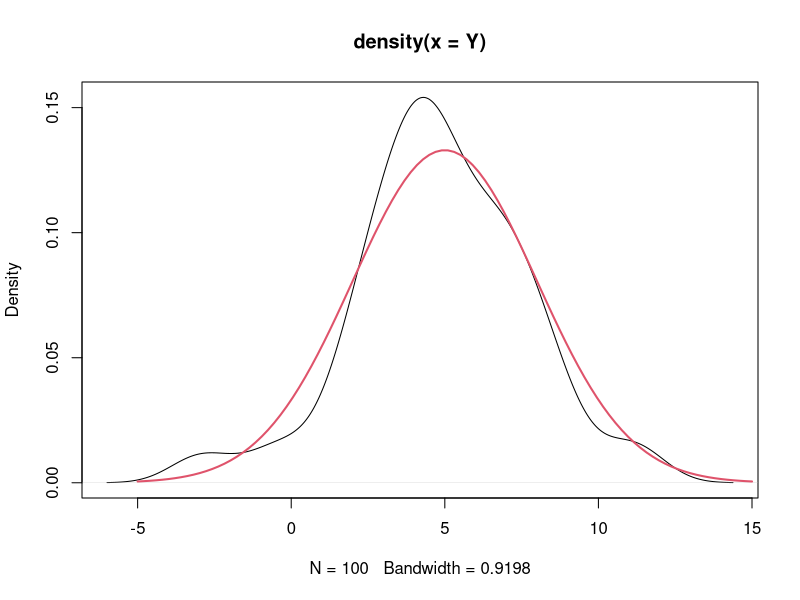
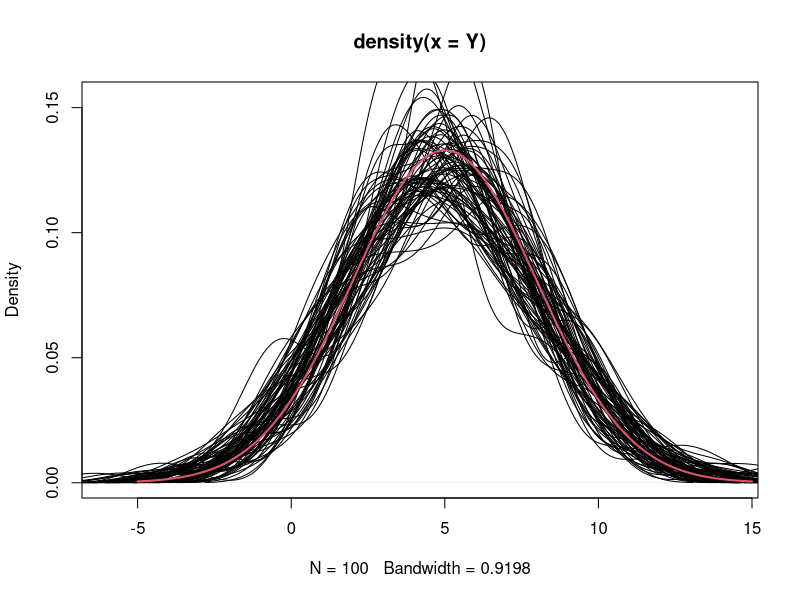
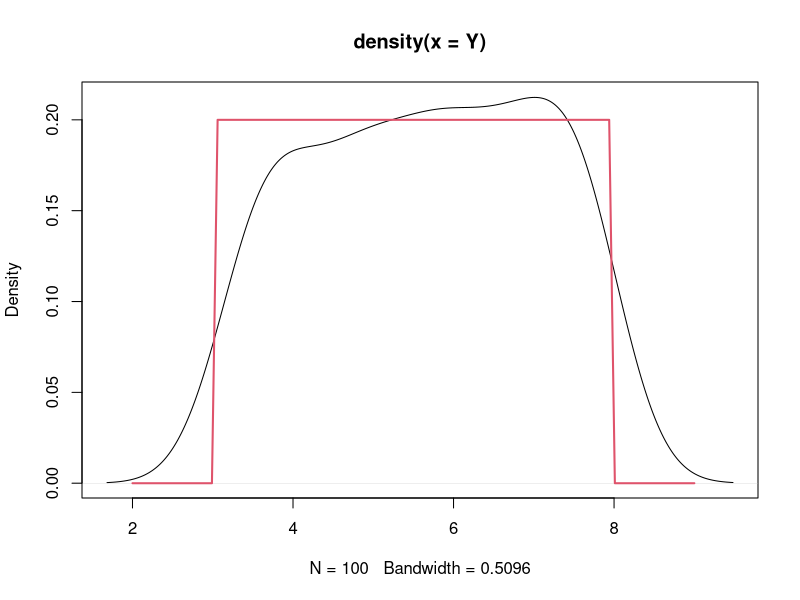
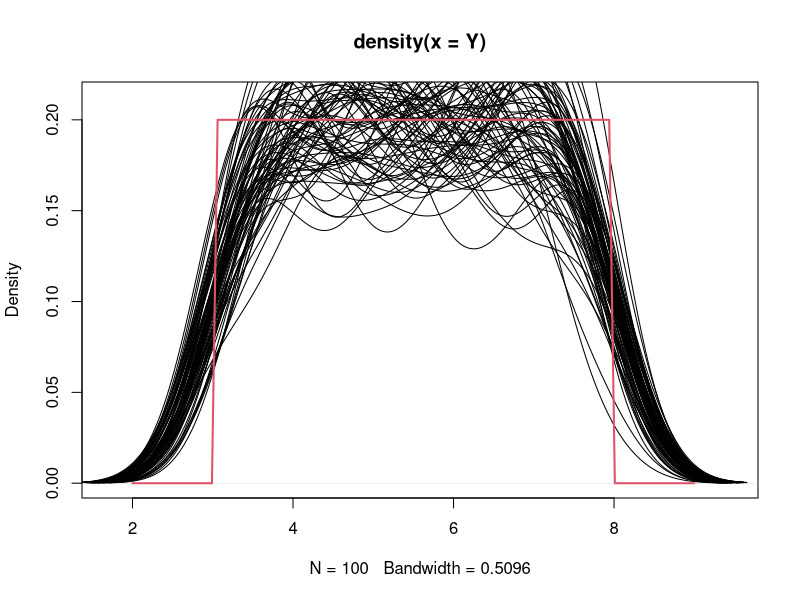
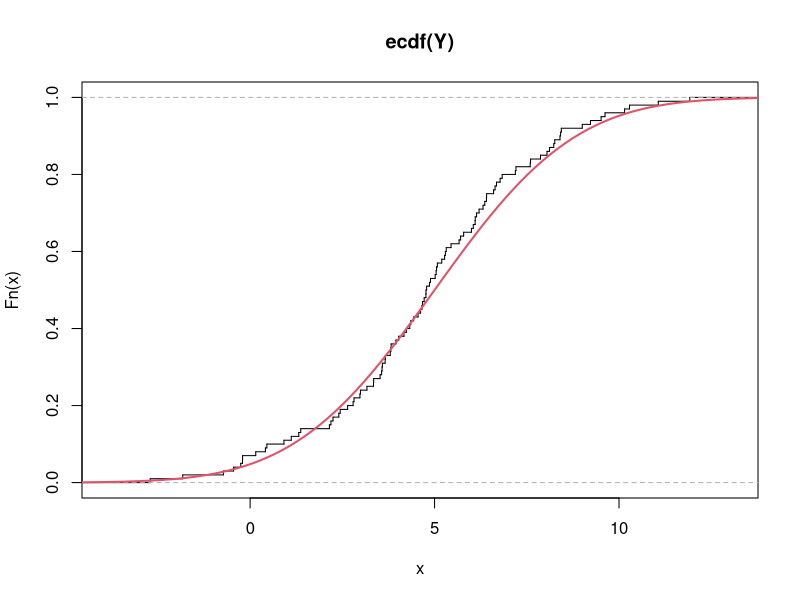
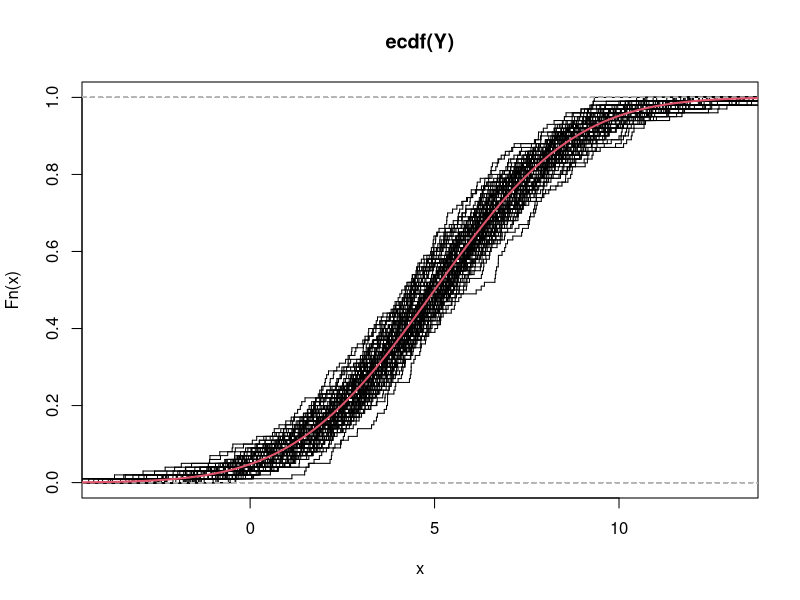
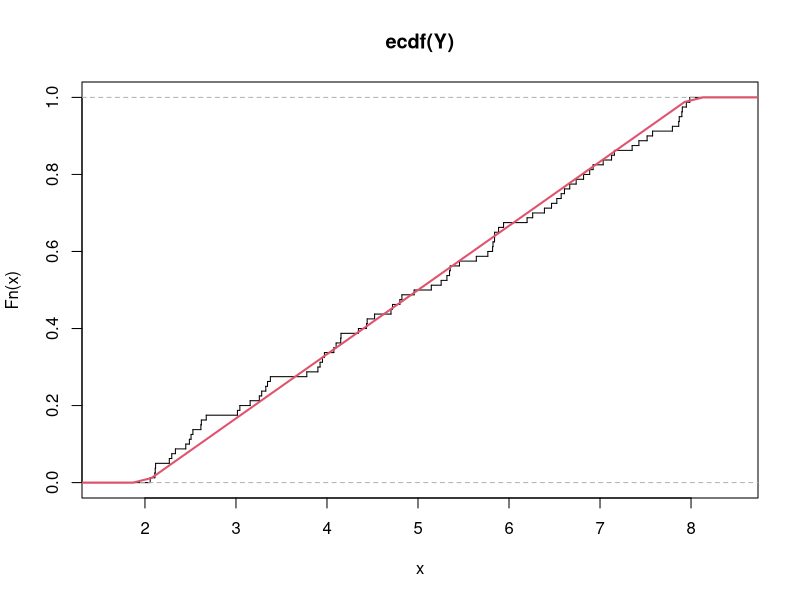
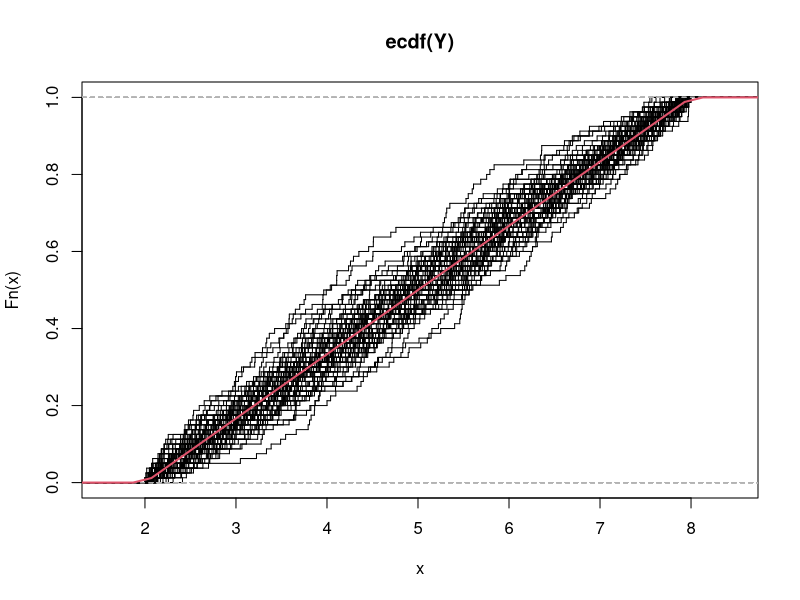

Recreate these plots in R, in order.

# funcionamiento del sesgo y la varianza a nivel funcion --------


# Kernel ------------------------------------------------------------------


# Distribución normal -----------------------------------------------------

tamano_muestral <- 100
media <- 5
desv <- 3
iteraciones <- 75

x <- seq(-5, 15, length.out = 100)

Y <- rnorm(tamano_muestral, media, desv)

estimador_kernel <- density(Y)

plot(estimador_kernel)
lines(x = x, y = dnorm(x, media, desv), col = 2, lwd = 2)



plot(estimador_kernel)
for(i in seq_len(iteraciones)){
  Y <- rnorm(tamano_muestral, media, desv)
  
  estimador_kernel <- density(Y)
  
  lines(estimador_kernel)
  
}
lines(x = x, y = dnorm(x, media, desv), col = 2, lwd = 2)




# Distribucion uniforme ---------------------------------------------------


tamano_muestral <- 100
a <- 3
b <- 8
iteraciones <- 75

x <- seq(2, 9, length.out = 100)

Y <- runif(tamano_muestral, a, b)

estimador_kernel <- density(Y)

plot(estimador_kernel)
lines(x = x, y = dunif(x, a, b), col = 2, lwd = 2)



plot(estimador_kernel)
for(i in seq_len(iteraciones)){
  Y <- runif(tamano_muestral, a, b)
  
  estimador_kernel <- density(Y)
  
  lines(estimador_kernel)
  
}
lines(x = x, y = dunif(x, a, b), col = 2, lwd = 2)



# ECDF --------------------------------------------------------------------

# distribucion normal -----------------------------------------------------


tamano_muestral <- 100
media <- 5
desv <- 3
iteraciones <- 75

x <- seq(-5, 15, length.out = 100)

Y <- rnorm(tamano_muestral, media, desv)

estimador_ecdf <- ecdf(Y)

plot(estimador_ecdf, pch = "", verticals = TRUE)
lines(x = x, y = pnorm(x, media, desv), col = 2, lwd = 2)



plot(estimador_ecdf, pch = "", verticals = TRUE)
for(i in seq_len(iteraciones)){
  Y <- rnorm(tamano_muestral, media, desv)
  
  estimador_ecdf <- ecdf(Y)
  
  lines(estimador_ecdf, pch = "", verticals = TRUE)
  
}
lines(x = x, y = pnorm(x, media, desv), col = 2, lwd = 2)



# Distribución uniforme ---------------------------------------------------

tamano_muestral <- 80
a <- 2
b <- 8
iteraciones <- 75

x <- seq(-5, 15, length.out = 100)

Y <- runif(tamano_muestral, a, b)

estimador_ecdf <- ecdf(Y)

plot(estimador_ecdf, pch = "", verticals = TRUE)
lines(x = x, y = punif(x, a, b), col = 2, lwd = 2)



plot(estimador_ecdf, pch = "", verticals = TRUE)
for(i in seq_len(iteraciones)){
  Y <- runif(tamano_muestral, a, b)
  
  estimador_ecdf <- ecdf(Y)
  
  lines(estimador_ecdf, pch = "", verticals = TRUE)
  
}
lines(x = x, y = punif(x, a, b), col = 2, lwd = 2)



# Regresión lineal --------------------------------------------------------


iteraciones <- 100
tamano_muestral <- 30
beta_0 <- 1
beta_1 <- -0.3


x <- seq(-3, 3, length.out = tamano_muestral)

genera_y <- function(x, beta_0, beta_1){
  beta_1*x + beta_0 + rnorm(length(x), 0, 0.5)
}

y <- genera_y(x, beta_0, beta_1)

modelo_lineal <- lm(y~x)

plot(x, y)
lines(x, modelo_lineal$fitted.values, type = "l")


plot(x, modelo_lineal$fitted.values, type = "l")

for(i in seq_len(iteraciones)){
  y <- genera_y(x, beta_0, beta_1)
  
  modelo_lineal <- lm(y~x)
  
  lines(x, modelo_lineal$fitted.values)
  
}
abline(beta_0, beta_1, col = 2, lwd = 2)



# Red neuronal ------------------------------------------------------------

library("nnet")

iteraciones <- 100
tamano_muestral <- 30


genera_y <- function(x, beta_0, beta_1){
  cos(x) + rnorm(length(x), 0, 0.5)
  # beta_1*x + beta_0 + rnorm(length(x), 0, 0.5)
}


X <- seq(0, 3*pi, length.out = tamano_muestral)
Y <- genera_y(X)

plot(Y~X)
lines(cos(X) ~ X, col = 2, lwd = 2)


red_neuronal <- nnet(X, Y, size = 8, linout = TRUE, trace = FALSE)

YY <- predict(red_neuronal)
lines(YY ~ X, col = 4)

for(i in seq_len(iteraciones)){
  
  Y <- genera_y(X)
  red_neuronal <- nnet(X, Y, size = 8, linout = TRUE, trace = FALSE)
  YY <- predict(red_neuronal)
  lines(YY ~ X, col = 4)
  
}

lines(cos(X) ~ X, col = 2, lwd = 2)